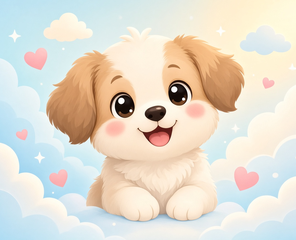
#> input picture app/watch_ui/assets/png/watch_bg_dog.png, 296 x 240 px, given in place of watch_bg_dog.jpg, which was not available
$ python gen_icons.py
#> lines starting #> are read from the running program, lines starting #| are printed output that depends on the picture; after the words box and inside, x2 and y2 are one past the last pixel; in counts of white or black regions, pixels touching at a corner belong together
#!/usr/bin/env python3
"""Convert cartoon JPG assets into PNG + LVGL RGB565 C arrays.

本工程 lv_conf.h: LV_COLOR_16_SWAP != 0, 图像数据必须按 LVGL
swapped RGB565 字节序存储, 色键绿也要写成交换后的 0xE007。
"""
from PIL import Image, ImageDraw
import os
import struct

SRC = r"C:\Users\ding\.cursor\projects\d-fw-mini-sdk\assets"
PNG_OUT = r"D:\fw-mini-sdk\app\watch_ui\assets\png"
C_OUT = r"D:\fw-mini-sdk\app\watch_ui\assets"

LCD_W, LCD_H = 296, 240
ICON = 150
# LV_COLOR_CHROMA_KEY = 0x00FF00, 在 SWAP 模式下 .full == 0xE007
CHROMA_SWAP = 0xE007


def rgb565_swapped(r, g, b):
    """标准 RGB565 后再字节交换, 匹配 LV_COLOR_16_SWAP!=0。"""
    v = ((r & 0xF8) << 8) | ((g & 0xFC) << 3) | (b >> 3)
    return ((v & 0xFF) << 8) | ((v >> 8) & 0xFF)


def to_rgb565_bytes(im, circle=False, chroma=True):
    im = im.convert("RGBA")
    w, h = im.size
    data = bytearray()
    cx = (w - 1) / 2.0
    cy = (h - 1) / 2.0
    r2 = (min(w, h) / 2.0 - 0.5) ** 2
    px = im.load()
    for y in range(h):
        for x in range(w):
            r, g, b, a = px[x, y]
            outside = False
            if circle:
                dx = x - cx
                dy = y - cy
                if dx * dx + dy * dy > r2:
                    outside = True
            if outside or a < 128:
                if chroma:
                    data += struct.pack("<H", CHROMA_SWAP)
                else:
                    # 不透明底: 奶油色页面背景
                    data += struct.pack("<H", rgb565_swapped(0xFF, 0xF4, 0xE8))
                continue
            v = rgb565_swapped(r, g, b)
            if chroma and v == CHROMA_SWAP:
                v = rgb565_swapped(r, g, max(0, b - 8))
            data += struct.pack("<H", v)
    return bytes(data)


def emit_array(parts, name, raw):
    parts.append("static const LV_ATTRIBUTE_MEM_ALIGN uint8_t %s[] = {\n" % name)
    for i in range(0, len(raw), 16):
        chunk = raw[i:i + 16]
        parts.append("    " + ",".join("0x%02x" % v for v in chunk) + ",\n")
    parts.append("};\n\n")


def remove_bg_and_circle(path, size, plate_rgb=None):
    im = Image.open(path).convert("RGBA")
    w, h = im.size
    side = min(w, h)
    left = (w - side) // 2
    top = (h - side) // 2
    im = im.crop((left, top, left + side, top + side)).resize((size, size), Image.LANCZOS)

    # 角落采样去底
    corners = [
        im.getpixel((2, 2)),
        im.getpixel((size - 3, 2)),
        im.getpixel((2, size - 3)),
        im.getpixel((size - 3, size - 3)),
    ]
    br = sum(c[0] for c in corners) // 4
    bg = sum(c[1] for c in corners) // 4
    bb = sum(c[2] for c in corners) // 4
    px = im.load()
    for y in range(size):
        for x in range(size):
            r, g, b, a = px[x, y]
            d = abs(r - br) + abs(g - bg) + abs(b - bb)
            if d < 100:
                px[x, y] = (0, 0, 0, 0)

    # 彩色圆盘底板 + 白边, 保证圆形观感
    plate = Image.new("RGBA", (size, size), (0, 0, 0, 0))
    draw = ImageDraw.Draw(plate)
    if plate_rgb is None:
        plate_rgb = (255, 200, 100)
    draw.ellipse((2, 2, size - 3, size - 3), fill=plate_rgb + (255,))
    draw.ellipse((2, 2, size - 3, size - 3), outline=(255, 255, 255, 255), width=5)

    # 内容缩进贴在圆盘上
    content = im.resize((int(size * 0.78), int(size * 0.78)), Image.LANCZOS)
    cx = (size - content.size[0]) // 2
    cy = (size - content.size[1]) // 2
    plate.paste(content, (cx, cy), content)

    mask = Image.new("L", (size, size), 0)
    ImageDraw.Draw(mask).ellipse((1, 1, size - 2, size - 2), fill=255)
    out = Image.new("RGBA", (size, size), (0, 0, 0, 0))
    out.paste(plate, (0, 0))
    out.putalpha(mask)
    return out


def main():
    os.makedirs(PNG_OUT, exist_ok=True)
    icons = [
        ("icon_gyro.jpg", "watch_icon_gyro", (0, 188, 212)),
        ("icon_net.jpg", "watch_icon_net", (124, 77, 255)),
        ("icon_bt.jpg", "watch_icon_bt", (41, 121, 255)),
        ("icon_walkie.jpg", "watch_icon_walkie", (255, 109, 0)),
        ("icon_rec.jpg", "watch_icon_rec", (255, 23, 68)),
        ("icon_settings.jpg", "watch_icon_settings", (0, 230, 118)),
        ("icon_ball.jpg", "watch_icon_ball", (255, 214, 0)),
    ]

    bg = Image.open(os.path.join(SRC, "watch_bg_dog.jpg")).convert("RGB")
#> bg is the input picture: PIL image 296x240 RGB; mean R, G, B 227.2, 220.5, 207.7
    tw, th = LCD_W, LCD_H
    bw, bh = bg.size
#> bw = 296; bh = 240
    scale = max(tw / float(bw), th / float(bh))
#> scale = 1
    nw, nh = int(bw * scale + 0.5), int(bh * scale + 0.5)
#> nw = 296; nh = 240
    bg = bg.resize((nw, nh), Image.LANCZOS)
    left = (nw - tw) // 2
#> left = 0
    top = (nh - th) // 2
#> top = 0
    bg = bg.crop((left, top, left + tw, top + th))
    bg.save(os.path.join(PNG_OUT, "watch_bg_dog.png"), "PNG")
    print("bg", bg.size)
#| bg (296, 240)

    parts = []
    parts.append(
        "#ifdef __cplusplus\n"
        "extern \"C\" {\n"
        "#endif\n"
        "#include \"lvgl.h\"\n"
        "#include \"watch_icons.h\"\n\n"
        "/* RGB565 byte-swapped for LV_COLOR_16_SWAP */\n\n"
    )
    decls_h = [
        "#ifndef WATCH_ICONS_H",
        "#define WATCH_ICONS_H",
        '#include "lvgl.h"',
        "",
        "LV_IMG_DECLARE(watch_bg_dog);",
    ]

    bg_bytes = bytearray()
    for y in range(th):
        for x in range(tw):
            r, g, b = bg.getpixel((x, y))
            bg_bytes += struct.pack("<H", rgb565_swapped(r, g, b))
    bb = bytes(bg_bytes)
    emit_array(parts, "watch_bg_dog_map", bb)
    parts.append(
        "const lv_img_dsc_t watch_bg_dog = {\n"
        "    .header.cf = LV_IMG_CF_TRUE_COLOR,\n"
        "    .header.always_zero = 0,\n"
        "    .header.reserved = 0,\n"
        "    .header.w = %d,\n"
        "    .header.h = %d,\n"
        "    .data_size = %d,\n"
        "    .data = watch_bg_dog_map,\n"
        "};\n\n" % (tw, th, len(bb))
    )

    for src_name, sym, plate in icons:
        img = remove_bg_and_circle(os.path.join(SRC, src_name), ICON, plate_rgb=plate)
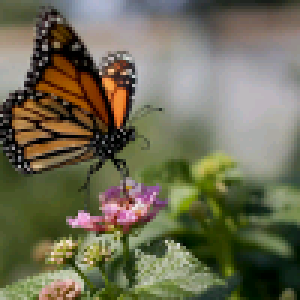
#> input picture third/lvgl/lvgl/examples/libs/bmp/example_16bit.bmp, 100 x 100 px, given in place of icon_gyro.jpg, which was not available (shown 3 times larger)
#> in remove_bg_and_circle, `im = im.crop((left, top, left + side, top + side)).resize((size, size)..`:
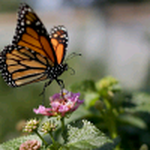
#> im: PIL image 150x150 RGBA; mean R, G, B, A 110.3, 108.1, 84.3, 255
#> in remove_bg_and_circle, `corners = [ im.getpixel((2, 2)), im.getpixel((size - 3, 2)), im.getpix..`: corners = [(90, 96, 65, 255), (67, 70, 50, 255), (142, 160, 113, 255), (49, 55, 29, 255)]
#> in remove_bg_and_circle, `br = sum(c[0] for c in corners) // 4`: br = 87
#> in remove_bg_and_circle, `bg = sum(c[1] for c in corners) // 4`: bg = 95
#> in remove_bg_and_circle, `bb = sum(c[2] for c in corners) // 4`: bb = 64
#> in remove_bg_and_circle, `plate = Image.new("RGBA", (size, size), (0, 0, 0, 0))`: plate: PIL image 150x150 RGBA; every value is 0
#> in remove_bg_and_circle, `content = im.resize((int(size * 0.78), int(size * 0.78)), Image.LANCZOS)`:
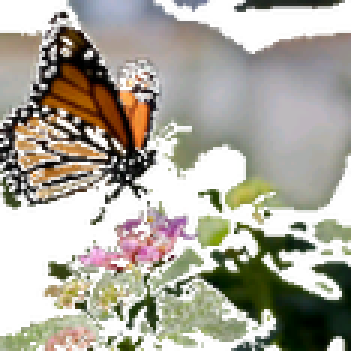
#> content: PIL image 117x117 RGBA (shown 3 times larger); mean R, G, B, A 94, 90.4, 73.8, 161.3; transparent parts drawn white
#> in remove_bg_and_circle, `plate.paste(content, (cx, cy), content)`:
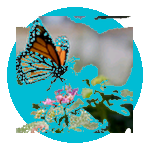
#> plate: PIL image 150x150 RGBA; mean R, G, B, A 69.1, 119.9, 119.6, 184.9; transparent parts drawn white
#> in remove_bg_and_circle, `mask = Image.new("L", (size, size), 0)`: mask: PIL image 150x150 L; every value is 0
#> in remove_bg_and_circle, `ImageDraw.Draw(mask).ellipse((1, 1, size - 2, size - 2), fill=255)`:
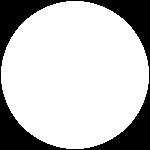
#> mask: PIL image 150x150 L; 76.3% white; 1 black region, box (x1, y1, x2, y2) and area: (0, 0, 150, 150) 5324
#> in remove_bg_and_circle, `out.putalpha(mask)`:
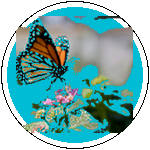
#> out: PIL image 150x150 RGBA; mean R, G, B, A 69.1, 119.9, 119.6, 194.7; transparent parts drawn white
        img.save(os.path.join(PNG_OUT, src_name.replace(".jpg", ".png")), "PNG")
        raw = to_rgb565_bytes(img, circle=True, chroma=True)
        emit_array(parts, sym + "_map", raw)
        parts.append(
            "const lv_img_dsc_t %s = {\n"
            "    .header.cf = LV_IMG_CF_TRUE_COLOR_CHROMA_KEYED,\n"
            "    .header.always_zero = 0,\n"
            "    .header.reserved = 0,\n"
            "    .header.w = %d,\n"
            "    .header.h = %d,\n"
            "    .data_size = %d,\n"
            "    .data = %s_map,\n"
            "};\n\n" % (sym, ICON, ICON, len(raw), sym)
        )
        decls_h.append("LV_IMG_DECLARE(%s);" % sym)
        # 校验色键字节
        assert raw[0] == 0x07 and raw[1] == 0xE0, (sym, raw[0], raw[1])
        print("icon", sym, "chroma_ok", len(raw))
#| icon watch_icon_gyro chroma_ok 45000
#> pass 2 of the loop in main, `for src_name, sym, plate in icons:`:
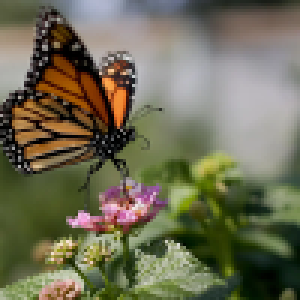
#> input picture third/lvgl/lvgl/examples/libs/bmp/example_24bit.bmp, 100 x 100 px, given in place of icon_net.jpg, which was not available (shown 3 times larger)
#> in remove_bg_and_circle (call 2), `content = im.resize((int(size * 0.78), int(size * 0.78)), Image.LANCZOS)`:
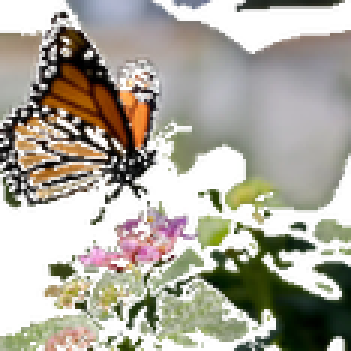
#> content: PIL image 117x117 RGBA (shown 3 times larger); mean R, G, B, A 94.4, 90.6, 74.1, 161.4; transparent parts drawn white
#> in remove_bg_and_circle (call 2), `out.putalpha(mask)`:
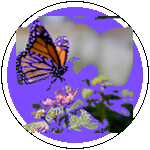
#> out: PIL image 150x150 RGBA; mean R, G, B, A 104.3, 88.9, 132, 194.7; transparent parts drawn white
#| icon watch_icon_net chroma_ok 45000

    parts.append("#ifdef __cplusplus\n}\n#endif\n")
    decls_h += ["", "#endif", ""]

    with open(os.path.join(C_OUT, "watch_icons.c"), "w", encoding="utf-8", newline="\n") as f:
        f.write("".join(parts))
    with open(os.path.join(C_OUT, "watch_icons.h"), "w", encoding="utf-8", newline="\n") as f:
        f.write("\n".join(decls_h))
    print("done", os.path.getsize(os.path.join(C_OUT, "watch_icons.c")))


if __name__ == "__main__":
#> (the run stopped early here; a loop or call above may not have finished)
